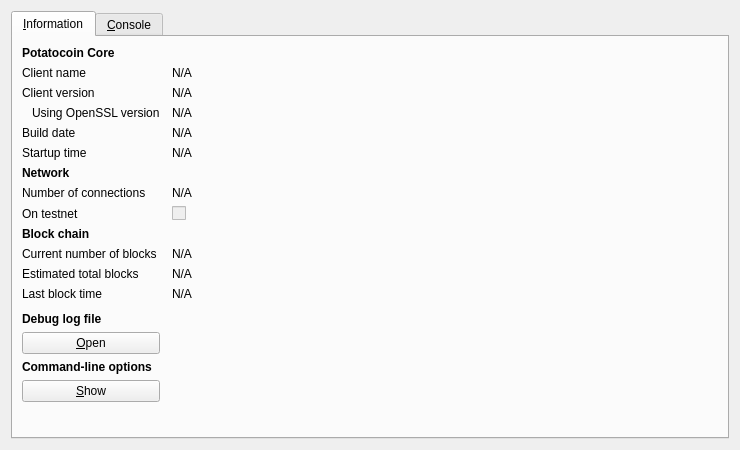
<?xml version="1.0" encoding="UTF-8"?>
<ui version="4.0">
 <class>RPCConsole</class>
 <widget class="QDialog" name="RPCConsole">
  <property name="geometry">
   <rect>
    <x>0</x>
    <y>0</y>
    <width>740</width>
    <height>450</height>
   </rect>
  </property>
  <property name="windowTitle">
   <string>Potatocoin - Debug window</string>
  </property>
  <layout class="QVBoxLayout" name="verticalLayout_2">
   <item>
    <widget class="QTabWidget" name="tabWidget">
     <property name="currentIndex">
      <number>0</number>
     </property>
     <widget class="QWidget" name="tab_info">
      <attribute name="title">
       <string>&amp;Information</string>
      </attribute>
      <layout class="QGridLayout" name="gridLayout" columnstretch="0,1">
       <property name="horizontalSpacing">
        <number>12</number>
       </property>
       <item row="0" column="0">
        <widget class="QLabel" name="label_9">
         <property name="font">
          <font>
           <weight>75</weight>
           <bold>true</bold>
          </font>
         </property>
         <property name="text">
          <string>Potatocoin Core</string>
         </property>
        </widget>
       </item>
       <item row="1" column="0">
        <widget class="QLabel" name="label_5">
         <property name="text">
          <string>Client name</string>
         </property>
        </widget>
       </item>
       <item row="1" column="1">
        <widget class="QLabel" name="clientName">
         <property name="cursor">
          <cursorShape>IBeamCursor</cursorShape>
         </property>
         <property name="text">
          <string>N/A</string>
         </property>
         <property name="textFormat">
          <enum>Qt::PlainText</enum>
         </property>
         <property name="textInteractionFlags">
          <set>Qt::LinksAccessibleByMouse|Qt::TextSelectableByKeyboard|Qt::TextSelectableByMouse</set>
         </property>
        </widget>
       </item>
       <item row="2" column="0">
        <widget class="QLabel" name="label_6">
         <property name="text">
          <string>Client version</string>
         </property>
        </widget>
       </item>
       <item row="2" column="1">
        <widget class="QLabel" name="clientVersion">
         <property name="cursor">
          <cursorShape>IBeamCursor</cursorShape>
         </property>
         <property name="text">
          <string>N/A</string>
         </property>
         <property name="textFormat">
          <enum>Qt::PlainText</enum>
         </property>
         <property name="textInteractionFlags">
          <set>Qt::LinksAccessibleByMouse|Qt::TextSelectableByKeyboard|Qt::TextSelectableByMouse</set>
         </property>
        </widget>
       </item>
       <item row="3" column="0">
        <widget class="QLabel" name="label_14">
         <property name="text">
          <string>Using OpenSSL version</string>
         </property>
         <property name="indent">
          <number>10</number>
         </property>
        </widget>
       </item>
       <item row="3" column="1">
        <widget class="QLabel" name="openSSLVersion">
         <property name="cursor">
          <cursorShape>IBeamCursor</cursorShape>
         </property>
         <property name="text">
          <string>N/A</string>
         </property>
         <property name="textFormat">
          <enum>Qt::PlainText</enum>
         </property>
         <property name="textInteractionFlags">
          <set>Qt::LinksAccessibleByMouse|Qt::TextSelectableByKeyboard|Qt::TextSelectableByMouse</set>
         </property>
        </widget>
       </item>
       <item row="4" column="0">
        <widget class="QLabel" name="label_12">
         <property name="text">
          <string>Build date</string>
         </property>
        </widget>
       </item>
       <item row="4" column="1">
        <widget class="QLabel" name="buildDate">
         <property name="cursor">
          <cursorShape>IBeamCursor</cursorShape>
         </property>
         <property name="text">
          <string>N/A</string>
         </property>
         <property name="textFormat">
          <enum>Qt::PlainText</enum>
         </property>
         <property name="textInteractionFlags">
          <set>Qt::LinksAccessibleByMouse|Qt::TextSelectableByKeyboard|Qt::TextSelectableByMouse</set>
         </property>
        </widget>
       </item>
       <item row="5" column="0">
        <widget class="QLabel" name="label_13">
         <property name="text">
          <string>Startup time</string>
         </property>
        </widget>
       </item>
       <item row="5" column="1">
        <widget class="QLabel" name="startupTime">
         <property name="cursor">
          <cursorShape>IBeamCursor</cursorShape>
         </property>
         <property name="text">
          <string>N/A</string>
         </property>
         <property name="textFormat">
          <enum>Qt::PlainText</enum>
         </property>
         <property name="textInteractionFlags">
          <set>Qt::LinksAccessibleByMouse|Qt::TextSelectableByKeyboard|Qt::TextSelectableByMouse</set>
         </property>
        </widget>
       </item>
       <item row="6" column="0">
        <widget class="QLabel" name="label_11">
         <property name="font">
          <font>
           <weight>75</weight>
           <bold>true</bold>
          </font>
         </property>
         <property name="text">
          <string>Network</string>
         </property>
        </widget>
       </item>
       <item row="7" column="0">
        <widget class="QLabel" name="label_7">
         <property name="text">
          <string>Number of connections</string>
         </property>
        </widget>
       </item>
       <item row="7" column="1">
        <widget class="QLabel" name="numberOfConnections">
         <property name="cursor">
          <cursorShape>IBeamCursor</cursorShape>
         </property>
         <property name="text">
          <string>N/A</string>
         </property>
         <property name="textFormat">
          <enum>Qt::PlainText</enum>
         </property>
         <property name="textInteractionFlags">
          <set>Qt::LinksAccessibleByMouse|Qt::TextSelectableByKeyboard|Qt::TextSelectableByMouse</set>
         </property>
        </widget>
       </item>
       <item row="8" column="0">
        <widget class="QLabel" name="label_8">
         <property name="text">
          <string>On testnet</string>
         </property>
        </widget>
       </item>
       <item row="8" column="1">
        <widget class="QCheckBox" name="isTestNet">
         <property name="enabled">
          <bool>false</bool>
         </property>
         <property name="text">
          <string/>
         </property>
        </widget>
       </item>
       <item row="9" column="0">
        <widget class="QLabel" name="label_10">
         <property name="font">
          <font>
           <weight>75</weight>
           <bold>true</bold>
          </font>
         </property>
         <property name="text">
          <string>Block chain</string>
         </property>
        </widget>
       </item>
       <item row="10" column="0">
        <widget class="QLabel" name="label_3">
         <property name="text">
          <string>Current number of blocks</string>
         </property>
        </widget>
       </item>
       <item row="10" column="1">
        <widget class="QLabel" name="numberOfBlocks">
         <property name="cursor">
          <cursorShape>IBeamCursor</cursorShape>
         </property>
         <property name="text">
          <string>N/A</string>
         </property>
         <property name="textFormat">
          <enum>Qt::PlainText</enum>
         </property>
         <property name="textInteractionFlags">
          <set>Qt::LinksAccessibleByMouse|Qt::TextSelectableByKeyboard|Qt::TextSelectableByMouse</set>
         </property>
        </widget>
       </item>
       <item row="11" column="0">
        <widget class="QLabel" name="label_4">
         <property name="text">
          <string>Estimated total blocks</string>
         </property>
        </widget>
       </item>
       <item row="11" column="1">
        <widget class="QLabel" name="totalBlocks">
         <property name="cursor">
          <cursorShape>IBeamCursor</cursorShape>
         </property>
         <property name="text">
          <string>N/A</string>
         </property>
         <property name="textFormat">
          <enum>Qt::PlainText</enum>
         </property>
         <property name="textInteractionFlags">
          <set>Qt::LinksAccessibleByMouse|Qt::TextSelectableByKeyboard|Qt::TextSelectableByMouse</set>
         </property>
        </widget>
       </item>
       <item row="12" column="0">
        <widget class="QLabel" name="label_2">
         <property name="text">
          <string>Last block time</string>
         </property>
        </widget>
       </item>
       <item row="12" column="1">
        <widget class="QLabel" name="lastBlockTime">
         <property name="cursor">
          <cursorShape>IBeamCursor</cursorShape>
         </property>
         <property name="text">
          <string>N/A</string>
         </property>
         <property name="textFormat">
          <enum>Qt::PlainText</enum>
         </property>
         <property name="textInteractionFlags">
          <set>Qt::LinksAccessibleByMouse|Qt::TextSelectableByKeyboard|Qt::TextSelectableByMouse</set>
         </property>
        </widget>
       </item>
       <item row="13" column="0">
        <spacer name="verticalSpacer_2">
         <property name="orientation">
          <enum>Qt::Vertical</enum>
         </property>
         <property name="sizeHint" stdset="0">
          <size>
           <width>20</width>
           <height>20</height>
          </size>
         </property>
        </spacer>
       </item>
       <item row="14" column="0">
        <widget class="QLabel" name="labelDebugLogfile">
         <property name="font">
          <font>
           <weight>75</weight>
           <bold>true</bold>
          </font>
         </property>
         <property name="text">
          <string>Debug log file</string>
         </property>
        </widget>
       </item>
       <item row="15" column="0">
        <widget class="QPushButton" name="openDebugLogfileButton">
         <property name="toolTip">
          <string>Open the Potatocoin debug log file from the current data directory. This can take a few seconds for large log files.</string>
         </property>
         <property name="text">
          <string>&amp;Open</string>
         </property>
         <property name="autoDefault">
          <bool>false</bool>
         </property>
        </widget>
       </item>
       <item row="16" column="0">
        <widget class="QLabel" name="labelCLOptions">
         <property name="font">
          <font>
           <weight>75</weight>
           <bold>true</bold>
          </font>
         </property>
         <property name="text">
          <string>Command-line options</string>
         </property>
        </widget>
       </item>
       <item row="17" column="0">
        <widget class="QPushButton" name="showCLOptionsButton">
         <property name="toolTip">
          <string>Show the Potatocoin-Qt help message to get a list with possible Potatocoin command-line options.</string>
         </property>
         <property name="text">
          <string>&amp;Show</string>
         </property>
         <property name="autoDefault">
          <bool>false</bool>
         </property>
        </widget>
       </item>
       <item row="18" column="0">
        <spacer name="verticalSpacer">
         <property name="orientation">
          <enum>Qt::Vertical</enum>
         </property>
         <property name="sizeHint" stdset="0">
          <size>
           <width>20</width>
           <height>40</height>
          </size>
         </property>
        </spacer>
       </item>
      </layout>
     </widget>
     <widget class="QWidget" name="tab_console">
      <attribute name="title">
       <string>&amp;Console</string>
      </attribute>
      <layout class="QVBoxLayout" name="verticalLayout_3">
       <property name="spacing">
        <number>3</number>
       </property>
       <item>
        <widget class="QTextEdit" name="messagesWidget">
         <property name="minimumSize">
          <size>
           <width>0</width>
           <height>100</height>
          </size>
         </property>
         <property name="readOnly">
          <bool>true</bool>
         </property>
         <property name="tabKeyNavigation" stdset="0">
          <bool>false</bool>
         </property>
         <property name="columnCount" stdset="0">
          <number>2</number>
         </property>
        </widget>
       </item>
       <item>
        <layout class="QHBoxLayout" name="horizontalLayout">
         <property name="spacing">
          <number>3</number>
         </property>
         <item>
          <widget class="QLabel" name="label">
           <property name="text">
            <string notr="true">&gt;</string>
           </property>
          </widget>
         </item>
         <item>
          <widget class="QLineEdit" name="lineEdit"/>
         </item>
         <item>
          <widget class="QPushButton" name="clearButton">
           <property name="maximumSize">
            <size>
             <width>24</width>
             <height>24</height>
            </size>
           </property>
           <property name="toolTip">
            <string>Clear console</string>
           </property>
           <property name="text">
            <string/>
           </property>
           <property name="icon">
            <iconset resource="../bitcoin.qrc">
             <normaloff>:/icons/remove</normaloff>:/icons/remove</iconset>
           </property>
           <property name="shortcut">
            <string notr="true">Ctrl+L</string>
           </property>
           <property name="autoDefault">
            <bool>false</bool>
           </property>
          </widget>
         </item>
        </layout>
       </item>
      </layout>
     </widget>
    </widget>
   </item>
  </layout>
 </widget>
 <resources>
  <include location="../bitcoin.qrc"/>
 </resources>
 <connections/>
</ui>
